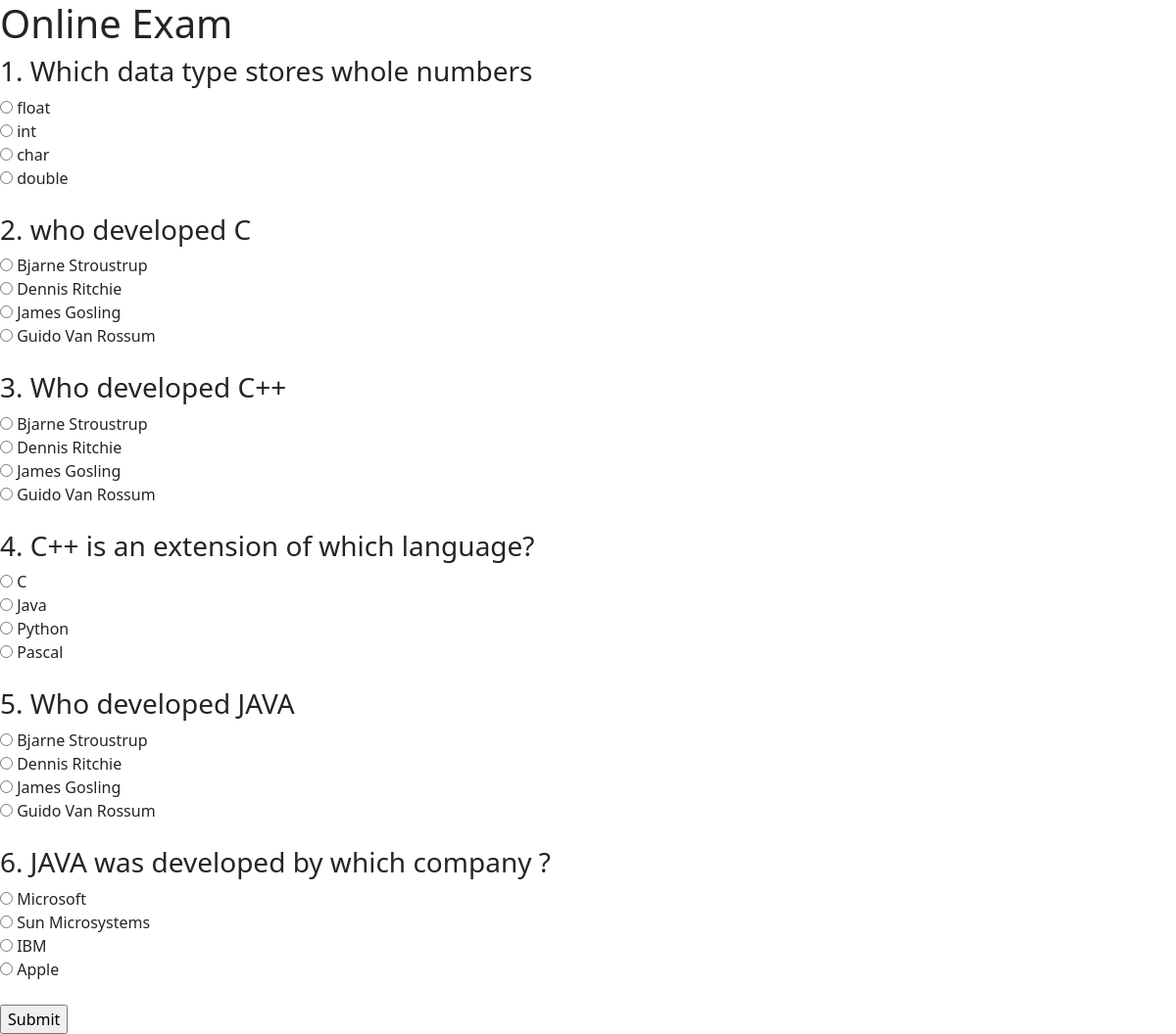
The app's page /startexam/ with its own data.
### exam/models.py (models this page shows, shortened)
class Question(models.Model):
    subject = models.ForeignKey(Subject, on_delete=models.CASCADE)
    question = models.TextField()
    option1 = models.CharField(max_length=200)
    option2 = models.CharField(max_length=200)
    option3 = models.CharField(max_length=200)
    option4 = models.CharField(max_length=200)
    answer = models.CharField(max_length=200)

### exam/views.py (the view, shortened to what this page needs)
# urls.py: path('startexam/', views.start_exam, name='startexam'),
def start_exam(request):
    questions = Question.objects.all()
    return render(request, "startexam.html", {"questions": questions})

### templates/startexam.html (shortened to what this page needs)
<!DOCTYPE html>
<html>
<head>
</head>
<body>
    <h1>Online Exam</h1>
    <form method="POST">
        {% for q in questions %}
        <h3>{{ forloop.counter }}. {{ q.question }}</h3>
        <input type="radio" name="q{{ q.id }}" value="{{ q.option1 }}"> {{ q.option1 }}<br>
        <input type="radio" name="q{{ q.id }}" value="{{ q.option2 }}"> {{ q.option2 }}<br>
        <input type="radio" name="q{{ q.id }}" value="{{ q.option3 }}"> {{ q.option3 }}<br>
        <input type="radio" name="q{{ q.id }}" value="{{ q.option4 }}"> {{ q.option4 }}<br><br>
        {% endfor %}
        <input type="submit" value="Submit">
    </form>
    <link href="https://cdn.jsdelivr.net/npm/bootstrap@5.3.0/dist/css/bootstrap.min.css" rel="stylesheet">
</body>
</html>

### records on screen
Question: question "Which data type stores whole numbers", option1 "float", option2 "int", option3 "char", option4 "double"
Question: question "who developed C", option1 "Bjarne Stroustrup", option2 "Dennis Ritchie", option3 "James Gosling", option4 "Guido Van Rossum"
Question: question "Who developed C++", option1 "Bjarne Stroustrup", option2 "Dennis Ritchie", option3 "James Gosling", option4 "Guido Van Rossum"
Question: question "C++ is an extension of which language?", option1 "C", option2 "Java", option3 "Python", option4 "Pascal"
Question: question "Who developed JAVA", option1 "Bjarne Stroustrup", option2 "Dennis Ritchie", option3 "James Gosling", option4 "Guido Van Rossum"
Question: question "JAVA was developed by which company ?", option1 "Microsoft", option2 "Sun Microsystems", option3 "IBM", option4 "Apple"
